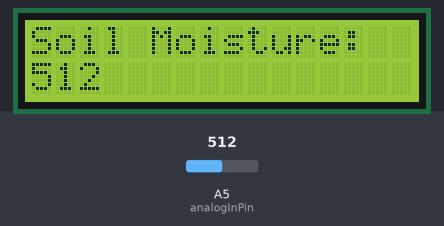
Bench run of a sketch on a simulated Arduino Nano, built with avr-gcc and run on an emulated ATmega328P. Shown: 16×2 character LCD. Inputs (shaded band) come from the test bench; at power-on: A5 (analogInPin) = 512.

Above: at 1.4 s.
1.5 s: A5 (analogInPin) set to 716
At 2.7 s:
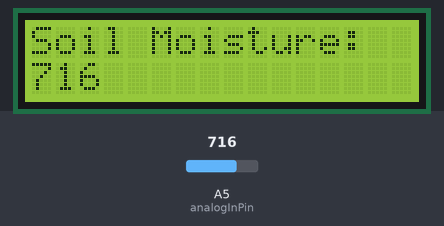
3.0 s: A5 (analogInPin) set to 900
At 4.3 s:
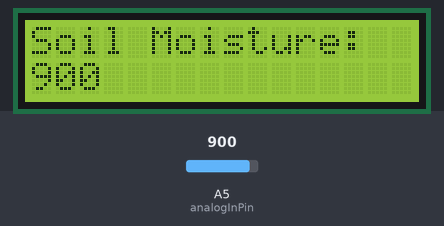
4.6 s: A5 (analogInPin) set to 1023
At 6.2 s:
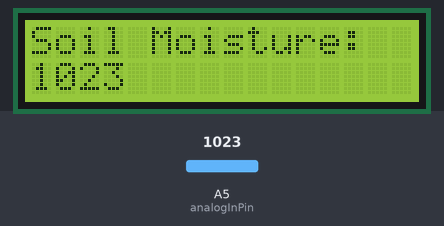
Timing chart, 0 to 7.7 s (numbered marks = the images above; inputs shaded):
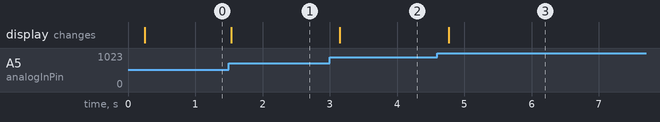

Measured:
- after the input at 1.5 s, the display: changes at once (image 1)
- after the input at 3.0 s, the display: changes after 0.15 s (image 2)
- after the input at 4.6 s, the display: changes after 0.16 s (image 3)

The sketch:

Soil_Moisture_Sensor_With_LCD_Display_and_arduino_uno.ino
```cpp
//soil moisture with arduino and lcd display
//Using a Arduino Nano|ir sensor
//This is unlikely to be of much use in a practical applications
//ID OF USER: Rakeshtsg
//INTERFACE: Arduino
//You need to install the required libraries before uploading the code.
#include <Wire.h>
#include <LiquidCrystal_I2C.h>
// initialize the library with the numbers of the interface pins
LiquidCrystal_I2C lcd(0x27,20,4); // set the LCD address to 0x27 for a 16 chars and 2 line display
// These constants won't change. They're used to give names
// to the pins used:
const int analogInPin = A5; // Analog input pin that the Sensor is attached to
int sensorValue = 0; // value read from the Soil Moisture
void setup() {
// set up the LCD's number of columns and rows:
lcd.init();
lcd.backlight();
lcd.begin(16, 2);
delay(100);
}
void loop() {
lcd.clear();
lcd.print("Soil Moisture:");// print the results to the LCD Display:
sensorValue = analogRead(analogInPin);// read the analog in value:
lcd.setCursor(0, 1);
lcd.print(sensorValue);
// wait 300 milliseconds before the next loop for the
//analog-to-digital converter to settle after the last reading:
delay(303);
}
```
